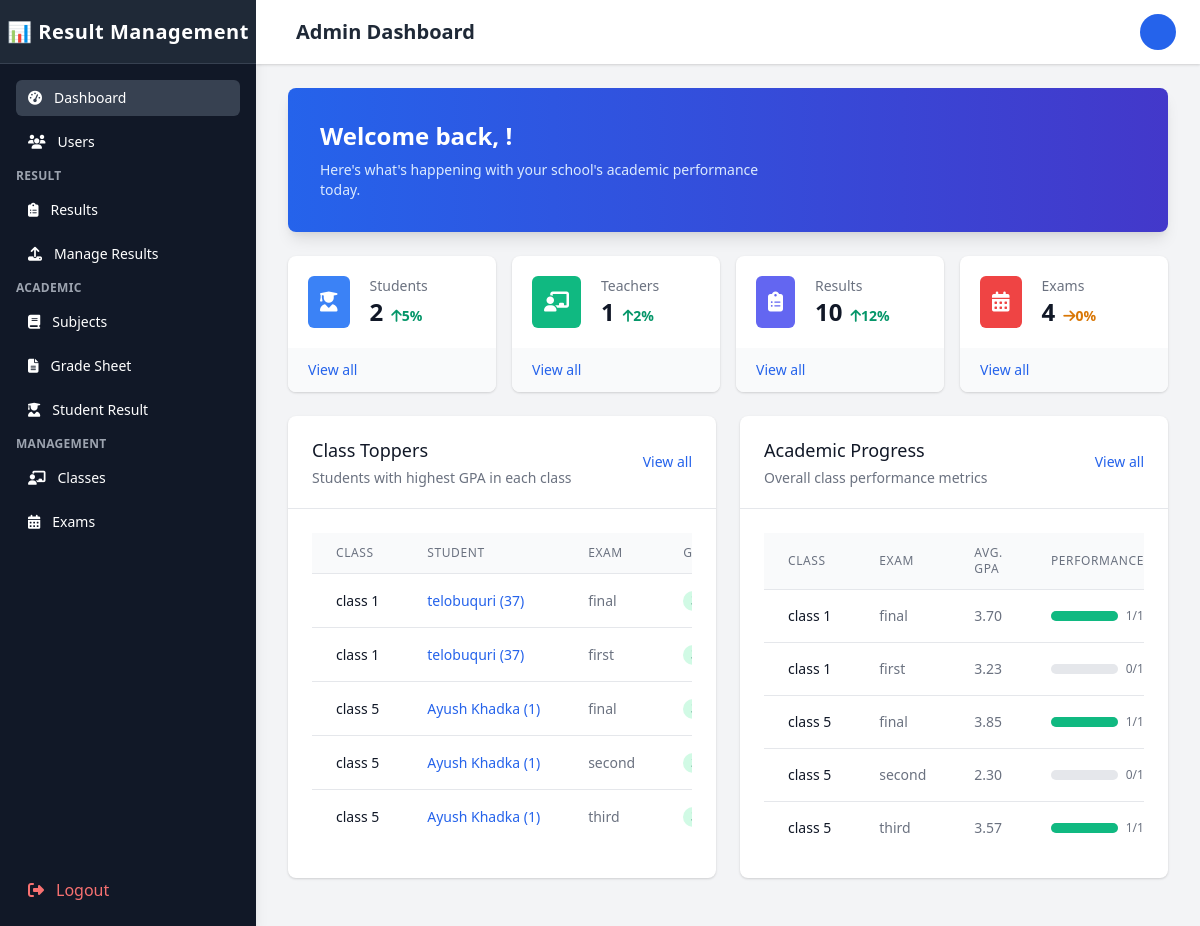
/Admin/admin_dashboard.php (signed in), run on the app's committed database.
### tables this page shows
CREATE TABLE `exams` (
  `exam_id` int(11) NOT NULL,
  `exam_name` varchar(100) NOT NULL,
  `exam_type` enum('midterm','final','quiz','assignment','project','other','First Terminal','Second Terminal','Third Terminal','Final Terminal') NOT NULL,
  `class_id` int(11) DEFAULT NULL,
  `start_date` date DEFAULT NULL,
  `end_date` date DEFAULT NULL,
  `total_marks` int(11) NOT NULL,
  `passing_marks` int(11) NOT NULL,
  `academic_year` varchar(20) NOT NULL,
  `description` text DEFAULT NULL,
  `status` enum('upcoming','ongoing','completed','cancelled') DEFAULT 'upcoming',
  `exam_date` date DEFAULT NULL,
  `is_active` tinyint(1) NOT NULL DEFAULT 1,
  `created_at` timestamp NOT NULL DEFAULT current_timestamp(),
  `updated_at` timestamp NOT NULL DEFAULT current_timestamp() ON UPDATE current_timestamp(),
  `results_published` tinyint(1) NOT NULL DEFAULT 0 COMMENT 'Flag indicating if results are published (1) or not (0)'
);

CREATE TABLE `students` (
  `student_id` varchar(20) NOT NULL,
  `user_id` int(11) NOT NULL,
  `roll_number` varchar(20) NOT NULL,
  `registration_number` varchar(30) NOT NULL,
  `class_id` int(11) DEFAULT NULL,
  `batch_year` year(4) NOT NULL,
  `date_of_birth` date DEFAULT NULL,
  `gender` enum('male','female','other') DEFAULT NULL,
  `address` text DEFAULT NULL,
  `phone` varchar(20) DEFAULT NULL,
  `parent_name` varchar(100) DEFAULT NULL,
  `parent_phone` varchar(20) DEFAULT NULL,
  `parent_email` varchar(100) DEFAULT NULL,
  `is_active` tinyint(1) NOT NULL DEFAULT 1,
  `created_at` timestamp NOT NULL DEFAULT current_timestamp(),
  `updated_at` timestamp NOT NULL DEFAULT current_timestamp() ON UPDATE current_timestamp(),
  `section_id` int(11) DEFAULT NULL
);

CREATE TABLE `classes` (
  `class_id` int(11) NOT NULL,
  `class_name` varchar(100) NOT NULL,
  `class_numeric` int(11) NOT NULL DEFAULT 0,
  `class_teacher_id` int(11) DEFAULT NULL,
  `section` varchar(10) DEFAULT NULL,
  `academic_year` varchar(20) NOT NULL,
  `description` text DEFAULT NULL,
  `is_active` tinyint(1) NOT NULL DEFAULT 1,
  `created_at` timestamp NOT NULL DEFAULT current_timestamp(),
  `updated_at` timestamp NOT NULL DEFAULT current_timestamp() ON UPDATE current_timestamp()
);

CREATE TABLE `users` (
  `user_id` int(11) NOT NULL,
  `username` varchar(50) NOT NULL,
  `password` varchar(255) NOT NULL,
  `full_name` varchar(100) NOT NULL,
  `email` varchar(100) NOT NULL,
  `gender` enum('male','female','other') DEFAULT NULL,
  `role` enum('admin','teacher','student') NOT NULL,
  `status` enum('active','inactive','pending','locked') DEFAULT 'active',
  `profile_image` varchar(255) DEFAULT NULL,
  `last_login` datetime DEFAULT NULL,
  `failed_login_attempts` int(11) NOT NULL DEFAULT 0,
  `last_failed_login` datetime DEFAULT NULL,
  `password_reset_token` varchar(100) DEFAULT NULL,
  `password_reset_expires` datetime DEFAULT NULL,
  `email_verified` tinyint(1) NOT NULL DEFAULT 0,
  `email_verification_token` varchar(100) DEFAULT NULL,
  `created_at` timestamp NOT NULL DEFAULT current_timestamp(),
  `updated_at` timestamp NOT NULL DEFAULT current_timestamp() ON UPDATE current_timestamp(),
  `phone` varchar(20) DEFAULT NULL,
  `address` varchar(255) DEFAULT NULL
);

### Admin/admin_dashboard.php (the view, shortened to what the rows shown need)
<?php
$conn = new mysqli('localhost', 'root', '', 'result_management');
function getDashboardCounts($conn)
{
    $counts = [
        'students' => 0,
        'teachers' => 0,
        'classes' => 0,
        'subjects' => 0,
        'exams' => 0,
        'results' => 0,
        'active_users' => 0,
        'inactive_users' => 0
    ];
    $tables = [
        'students' => "SELECT COUNT(*) as count FROM students",
        'teachers' => "SELECT COUNT(*) as count FROM teachers",
        'classes' => "SELECT COUNT(*) as count FROM classes",
        'subjects' => "SELECT COUNT(*) as count FROM subjects",
        'exams' => "SELECT COUNT(*) as count FROM exams",
        'results' => "SELECT COUNT(*) as count FROM results",
        'active_users' => "SELECT COUNT(*) as count FROM users WHERE status = 'active'",
        'inactive_users' => "SELECT COUNT(*) as count FROM users WHERE status = 'inactive'"
    ];
    foreach ($tables as $key => $query) {
        try {
            $result = $conn->query($query);
            if ($result && $result->num_rows > 0) {
                $counts[$key] = $result->fetch_assoc()['count'];
            }
        } catch (Exception $e) {
            error_log("Error fetching count for $key: " . $e->getMessage());
        }
    }
    return $counts;
}
function getUpcomingExams($conn, $limit = 5)
{
    $upcoming_exams = [];
    try {
        $result = $conn->query("SELECT e.*, c.class_name, c.section FROM exams e JOIN classes c ON e.class_id = c.class_id WHERE e.status = 'upcoming' ORDER BY e.start_date ASC LIMIT $limit");
        if ($result) {
            while ($row = $result->fetch_assoc()) {
                $upcoming_exams[] = $row;
            }
        }
    } catch (Exception $e) {
        error_log("Error fetching upcoming exams: " . $e->getMessage());
    }
    return $upcoming_exams;
}
function getClassToppers($conn, $limit = 10)
{
    $class_toppers = [];
    try {
        $result = $conn->query("
            SELECT
                c.class_id,
                c.class_name,
                c.section,
                s.student_id,
                s.roll_number,
                u.full_name,
                sp.exam_id,
                e.exam_name,
                sp.gpa,
                sp.average_marks
            FROM
                student_performance sp
            JOIN
                students s ON sp.student_id = s.student_id
            JOIN
                users u ON s.user_id = u.user_id
            JOIN
                classes c ON s.class_id = c.class_id
            JOIN
                exams e ON sp.exam_id = e.exam_id
            WHERE
                (sp.student_id, sp.exam_id, sp.gpa) IN (
                    SELECT
                        sp2.student_id,
                        sp2.exam_id,
                        MAX(sp2.gpa)
                    FROM
                        student_performance sp2
                    JOIN
                        students s2 ON sp2.student_id = s2.student_id
                    JOIN
                        exams e2 ON sp2.exam_id = e2.exam_id
                    GROUP BY
                        s2.class_id, sp2.exam_id
                )
            ORDER BY
                c.class_name, c.section, e.exam_name
            LIMIT $limit
        ");
        if ($result) {
            while ($row = $result->fetch_assoc()) {
                $class_toppers[] = $row;
            }
        }
    } catch (Exception $e) {
        error_log("Error fetching class toppers: " . $e->getMessage());
    }
    return $class_toppers;
}
$counts = getDashboardCounts($conn);
$upcoming_exams = getUpcomingExams($conn);
$class_toppers = getClassToppers($conn);
?>
<!DOCTYPE html>
<html lang="en">
<head>
    <link rel="stylesheet" href="https://cdnjs.cloudflare.com/ajax/libs/font-awesome/6.4.0/css/all.min.css">
</head>
<body class="bg-gray-100" id="body">
    <div class="flex h-screen overflow-hidden">
        <?php
        include 'sidebar.php';
        ?>
        <div class="flex flex-col flex-1 w-0 overflow-hidden">
            <?php
        include 'topBar.php';
           ?>
            <?php include 'mobile_sidebar.php';
        ?>
            <main class="flex-1 relative overflow-y-auto focus:outline-none">
                <div class="py-6">
                    <div class="max-w-7xl mx-auto px-4 sm:px-6 md:px-8">
                        <div class="bg-gradient-to-r from-blue-600 to-indigo-700 rounded-lg shadow-lg mb-6 overflow-hidden">
                            <div class="px-6 py-8 md:px-8 md:flex md:items-center md:justify-between">
                                <div>
                                    <h2 class="text-xl font-bold text-white sm:text-2xl">
                                        Welcome back, <?php echo isset($_SESSION['full_name']) ? htmlspecialchars($_SESSION['full_name']) : 'Admin'; ?>!
                                    </h2>
                                </div>
                            </div>
                        </div>
                        <div class="grid grid-cols-1 sm:grid-cols-2 lg:grid-cols-4 gap-4 mb-6 stats-grid">
                            <div class="bg-white overflow-hidden shadow rounded-lg hover-scale card-hover">
                                <div class="p-5">
                                    <div class="flex items-center">
                                        <div class="ml-5 w-0 flex-1">
                                            <dl>
                                                <dd class="flex items-baseline">
                                                    <div class="text-2xl font-semibold text-gray-900"><?php echo $counts['students']; ?></div>
                                                    <div class="ml-2 flex items-baseline text-sm font-semibold text-green-600">
                                                        <i class="fas fa-arrow-up"></i>
                                                        5%
                                                    </div>
                                                </dd>
                                            </dl>
                                        </div>
                                    </div>
                                </div>
                            </div>
                        </div>
                        <div class="grid grid-cols-1 lg:grid-cols-2 gap-6 mb-6">
                            <div class="bg-white shadow rounded-lg overflow-hidden hover-scale card-hover">
                                <div class="px-4 py-5 sm:p-6">
                                    <div class="overflow-x-auto">
                                        <table class="min-w-full divide-y divide-gray-200">
                                            <thead class="bg-gray-50">
                                                <tr>
                                                    <th scope="col" class="px-6 py-3 text-left text-xs font-medium text-gray-500 uppercase tracking-wider">Class</th>
                                                    <th scope="col" class="px-6 py-3 text-left text-xs font-medium text-gray-500 uppercase tracking-wider">Student</th>
                                                    <th scope="col" class="px-6 py-3 text-left text-xs font-medium text-gray-500 uppercase tracking-wider">Exam</th>
                                                    <th scope="col" class="px-6 py-3 text-left text-xs font-medium text-gray-500 uppercase tracking-wider">GPA</th>
                                                </tr>
                                            </thead>
                                            <tbody class="bg-white divide-y divide-gray-200">
                                                <?php if (empty($class_toppers)): ?>
                                                    <tr>
                                                        <td colspan="4" class="px-6 py-4 text-center text-sm text-gray-500">No data available.</td>
                                                    </tr>
                                                <?php else: ?>
                                                    <?php foreach ($class_toppers as $topper): ?>
                                                        <tr class="hover:bg-gray-50">
                                                            <td class="px-6 py-4 whitespace-nowrap text-sm font-medium text-gray-900">
                                                                <?php echo htmlspecialchars($topper['class_name'] . ' ' . $topper['section']); ?>
                                                            </td>
                                                            <td class="px-6 py-4 whitespace-nowrap text-sm text-gray-500">
                                                                <a href="student_profile.php?id=<?php echo $topper['student_id']; ?>" class="text-blue-600 hover:text-blue-900">
                                                                    <?php echo htmlspecialchars($topper['full_name'] . ' (' . $topper['roll_number'] . ')'); ?>
                                                                </a>
                                                            </td>
                                                            <td class="px-6 py-4 whitespace-nowrap text-sm text-gray-500">
                                                                <?php echo htmlspecialchars($topper['exam_name']); ?>
                                                            </td>
                                                            <td class="px-6 py-4 whitespace-nowrap text-sm text-gray-500">
                                                                <span class="px-2 inline-flex text-xs leading-5 font-semibold rounded-full bg-green-100 text-green-800">
                                                                </span>
                                                            </td>
                                                        </tr>
                                                    <?php endforeach; ?>
                                                <?php endif; ?>
                                            </tbody>
                                        </table>
                                    </div>
                                </div>
                            </div>
                            <div class="bg-white shadow rounded-lg overflow-hidden hover-scale card-hover">
                                <div class="px-4 py-5 sm:p-6">
                                    <div class="overflow-x-auto">
                                        <table class="min-w-full divide-y divide-gray-200">
                                            <thead class="bg-gray-50">
                                                <tr>
                                                    <th scope="col" class="px-6 py-3 text-left text-xs font-medium text-gray-500 uppercase tracking-wider">Class</th>
                                                    <th scope="col" class="px-6 py-3 text-left text-xs font-medium text-gray-500 uppercase tracking-wider">Exam</th>
                                                    <th scope="col" class="px-6 py-3 text-left text-xs font-medium text-gray-500 uppercase tracking-wider">Avg. GPA</th>
                                                    <th scope="col" class="px-6 py-3 text-left text-xs font-medium text-gray-500 uppercase tracking-wider">Performance</th>
                                                </tr>
                                            </thead>
                                        </table>
                                    </div>
                                </div>
                            </div>
                        </div>
                    </div>
                </div>
            </main>
        </div>
</body>
</html>

### data on the page
exams: exam_id "2"
students: class.section "class 1", user+roll_number "telobuquri (37)", exam_name "final", exam_name "first"
students: class.section "class 5", user+roll_number "Ayush Khadka (1)", exam_name "final", exam_name "second", exam_name "third"

### other printed values
$counts['teachers'] "1"
$counts['results'] "10"
$counts['exams'] "4"
$progress['class_name'] . ' ' . $progress['section'] "class 1"
$progress['exam_name'] "final"
$progress['avg_gpa'] "3.70"
$progress['high_performers'] "1"
$progress['student_count'] "1"
$progress['exam_name'] "first"
$progress['avg_gpa'] "3.23"
$progress['high_performers'] "0"
$progress['class_name'] . ' ' . $progress['section'] "class 5"
$progress['avg_gpa'] "3.85"
$progress['exam_name'] "second"
$progress['avg_gpa'] "2.30"
